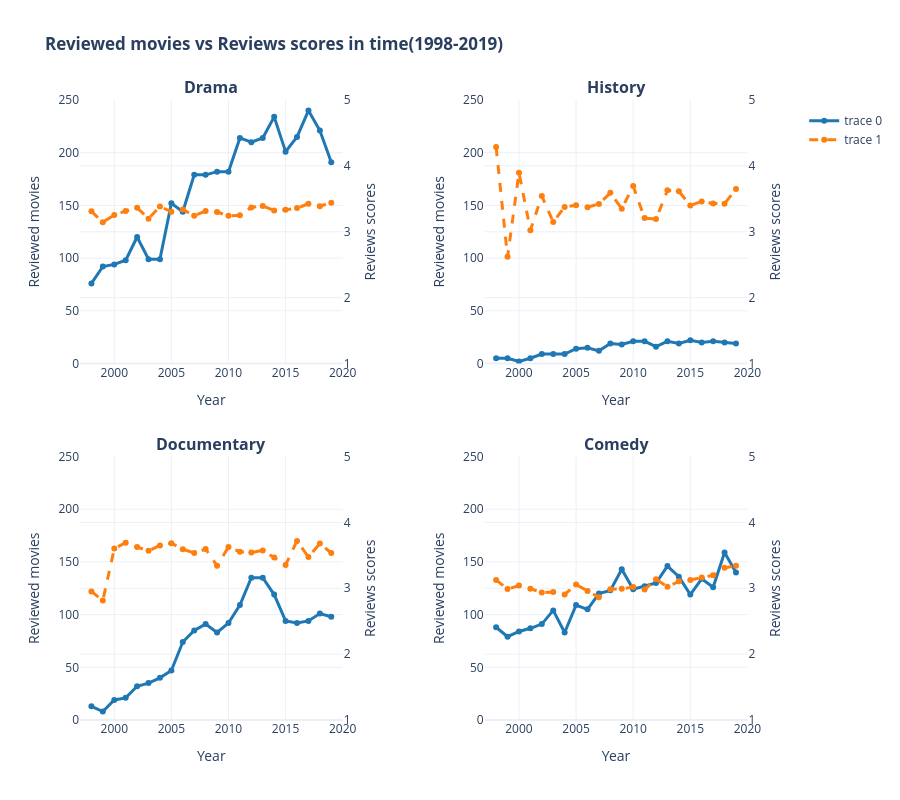

This figure's notebook cell:
### Code cell
fig3 = make_subplots(
    rows=2, cols=2,
    subplot_titles=['<b>Drama</b>', '<b>History</b>', '<b>Documentary</b>', '<b>Comedy</b>'],
    vertical_spacing=0.15,
    horizontal_spacing=0.2,
    specs=[[{"secondary_y": True}, {"secondary_y": True}],
           [{"secondary_y": True}, {"secondary_y": True}]]
)

# Hover
for idx, genre in enumerate(genres):
    row, col = (idx // 2) + 1, (idx % 2) + 1

    # Using avg_rating_for_genre
    genre_data = avg_rating_for_genre[avg_rating_for_genre['genre'] == genre]

    # Reviewed movies hover
    fig3.add_trace(
        go.Scatter(
            x=genre_data['year_int'],
            y=genre_data['num_films_reviewed'],
            mode='lines+markers',
            line=dict(color='#1f77b4', width=3),
            marker=dict(size=6),
            showlegend=(idx == 0),
            hovertemplate=f'<b>{genre} %{{x}}</b><br>Movies: %{{y:,}}<extra></extra>'
        ),
        row=row, col=col, secondary_y=False
    )

    # Reviews scores
    fig3.add_trace(
        go.Scatter(
            x=genre_data['year_int'],
            y=genre_data['avg_rating'],
            mode='lines+markers',
            line=dict(color='#ff7f0e', width=3, dash='dash'),
            marker=dict(size=6),
            showlegend=(idx == 0),
            hovertemplate=f'<b>{genre} %{{x}}</b><br>Reviews scores: %{{y:.2f}}<extra></extra>'
        ),
        row=row, col=col, secondary_y=True
    )

fig3.update_layout(
    title=f'<b>Reviewed movies vs Reviews scores in time({first_year}-2019)</b>',
    height=800,
    hovermode="x unified",
    template='plotly_white',
    legend=dict(yanchor="top", y=0.99, xanchor="left", x=1.02)
)

# Axes
for row in [1, 2]:
    for col in [1, 2]:
        # Left: reviewed movies
        fig3.update_yaxes(
            title_text="Reviewed movies",
            secondary_y=False,
            row=row, col=col,
            range=[0, 250]
        )

        # Right: reviews scores
        fig3.update_yaxes(
            title_text="Reviews scores",
            secondary_y=True,
            row=row, col=col,
            range=[1, 5]
        )

        # Asse X
        fig3.update_xaxes(
            title_text="Year",
            row=row, col=col,
            range=[first_year-1, 2020]
        )

fig3.show()

### Figure 1 — Plotly figure (JSON) as saved in the notebook; plotly's stock layout.template omitted (floating-point values rounded to 4 significant figures)
{"data": [{"hovertemplate": "<b>Drama %{x}</b><br>Movies: %{y:,}<extra></extra>", "line": {"color": "#1f77b4", "width": 3}, "marker": {"size": 6}, "mode": "lines+markers", "showlegend": true, "x": [1998, 1999, 2000, 2001, 2002, 2003, 2004, 2005, 2006, 2007, 2008, 2009, 2010, 2011, 2012, 2013, 2014, 2015, 2016, 2017, 2018, 2019], "y": [76, 92, 94, 98, 120, 99, 99, 152, 144, 179, 179, 182, 182, 214, 210, 214, 234, 201, 215, 240, 221, 191], "type": "scatter", "xaxis": "x", "yaxis": "y"}, {"hovertemplate": "<b>Drama %{x}</b><br>Reviews scores: %{y:.2f}<extra></extra>", "line": {"color": "#ff7f0e", "dash": "dash", "width": 3}, "marker": {"size": 6}, "mode": "lines+markers", "showlegend": true, "x": [1998, 1999, 2000, 2001, 2002, 2003, 2004, 2005, 2006, 2007, 2008, 2009, 2010, 2011, 2012, 2013, 2014, 2015, 2016, 2017, 2018, 2019], "y": [3.31, 3.144, 3.253, 3.316, 3.364, 3.198, 3.383, 3.304, 3.338, 3.244, 3.315, 3.299, 3.242, 3.252, 3.369, 3.391, 3.323, 3.334, 3.359, 3.425, 3.389, 3.442], "type": "scatter", "xaxis": "x", "yaxis": "y2"}, {"hovertemplate": "<b>History %{x}</b><br>Movies: %{y:,}<extra></extra>", "line": {"color": "#1f77b4", "width": 3}, "marker": {"size": 6}, "mode": "lines+markers", "showlegend": false, "x": [1998, 1999, 2000, 2001, 2002, 2003, 2004, 2005, 2006, 2007, 2008, 2009, 2010, 2011, 2012, 2013, 2014, 2015, 2016, 2017, 2018, 2019], "y": [5, 5, 2, 5, 9, 9, 9, 14, 15, 12, 19, 18, 21, 21, 16, 21, 19, 22, 20, 21, 20, 19], "type": "scatter", "xaxis": "x2", "yaxis": "y3"}, {"hovertemplate": "<b>History %{x}</b><br>Reviews scores: %{y:.2f}<extra></extra>", "line": {"color": "#ff7f0e", "dash": "dash", "width": 3}, "marker": {"size": 6}, "mode": "lines+markers", "showlegend": false, "x": [1998, 1999, 2000, 2001, 2002, 2003, 2004, 2005, 2006, 2007, 2008, 2009, 2010, 2011, 2012, 2013, 2014, 2015, 2016, 2017, 2018, 2019], "y": [4.285, 2.619, 3.896, 3.024, 3.541, 3.147, 3.377, 3.403, 3.374, 3.422, 3.59, 3.349, 3.693, 3.207, 3.193, 3.629, 3.615, 3.399, 3.46, 3.429, 3.427, 3.649], "type": "scatter", "xaxis": "x2", "yaxis": "y4"}, {"hovertemplate": "<b>Documentary %{x}</b><br>Movies: %{y:,}<extra></extra>", "line": {"color": "#1f77b4", "width": 3}, "marker": {"size": 6}, "mode": "lines+markers", "showlegend": false, "x": [1998, 1999, 2000, 2001, 2002, 2003, 2004, 2005, 2006, 2007, 2008, 2009, 2010, 2011, 2012, 2013, 2014, 2015, 2016, 2017, 2018, 2019], "y": [13, 8, 19, 21, 32, 35, 40, 47, 74, 85, 91, 83, 92, 109, 135, 135, 119, 94, 92, 94, 101, 98], "type": "scatter", "xaxis": "x3", "yaxis": "y5"}, {"hovertemplate": "<b>Documentary %{x}</b><br>Reviews scores: %{y:.2f}<extra></extra>", "line": {"color": "#ff7f0e", "dash": "dash", "width": 3}, "marker": {"size": 6}, "mode": "lines+markers", "showlegend": false, "x": [1998, 1999, 2000, 2001, 2002, 2003, 2004, 2005, 2006, 2007, 2008, 2009, 2010, 2011, 2012, 2013, 2014, 2015, 2016, 2017, 2018, 2019], "y": [2.951, 2.813, 3.602, 3.692, 3.624, 3.567, 3.651, 3.684, 3.594, 3.535, 3.594, 3.34, 3.626, 3.554, 3.543, 3.575, 3.466, 3.353, 3.719, 3.474, 3.679, 3.535], "type": "scatter", "xaxis": "x3", "yaxis": "y6"}, {"hovertemplate": "<b>Comedy %{x}</b><br>Movies: %{y:,}<extra></extra>", "line": {"color": "#1f77b4", "width": 3}, "marker": {"size": 6}, "mode": "lines+markers", "showlegend": false, "x": [1998, 1999, 2000, 2001, 2002, 2003, 2004, 2005, 2006, 2007, 2008, 2009, 2010, 2011, 2012, 2013, 2014, 2015, 2016, 2017, 2018, 2019], "y": [88, 79, 84, 87, 91, 104, 83, 109, 105, 120, 123, 143, 124, 127, 130, 146, 136, 119, 134, 126, 159, 140], "type": "scatter", "xaxis": "x4", "yaxis": "y7"}, {"hovertemplate": "<b>Comedy %{x}</b><br>Reviews scores: %{y:.2f}<extra></extra>", "line": {"color": "#ff7f0e", "dash": "dash", "width": 3}, "marker": {"size": 6}, "mode": "lines+markers", "showlegend": false, "x": [1998, 1999, 2000, 2001, 2002, 2003, 2004, 2005, 2006, 2007, 2008, 2009, 2010, 2011, 2012, 2013, 2014, 2015, 2016, 2017, 2018, 2019], "y": [3.126, 2.988, 3.041, 2.994, 2.935, 2.943, 2.907, 3.055, 2.96, 2.865, 2.984, 2.992, 3.017, 2.98, 3.137, 3.023, 3.105, 3.125, 3.163, 3.197, 3.31, 3.34], "type": "scatter", "xaxis": "x4", "yaxis": "y8"}], "layout": {"xaxis": {"anchor": "y", "domain": [0.0, 0.37], "title": {"text": "Year"}, "range": [1997, 2020]}, "yaxis": {"anchor": "x", "domain": [0.575, 1.0], "title": {"text": "Reviewed movies"}, "range": [0, 250]}, "yaxis2": {"anchor": "x", "overlaying": "y", "side": "right", "title": {"text": "Reviews scores"}, "range": [1, 5]}, "xaxis2": {"anchor": "y3", "domain": [0.57, 0.94], "title": {"text": "Year"}, "range": [1997, 2020]}, "yaxis3": {"anchor": "x2", "domain": [0.575, 1.0], "title": {"text": "Reviewed movies"}, "range": [0, 250]}, "yaxis4": {"anchor": "x2", "overlaying": "y3", "side": "right", "title": {"text": "Reviews scores"}, "range": [1, 5]}, "xaxis3": {"anchor": "y5", "domain": [0.0, 0.37], "title": {"text": "Year"}, "range": [1997, 2020]}, "yaxis5": {"anchor": "x3", "domain": [0.0, 0.425], "title": {"text": "Reviewed movies"}, "range": [0, 250]}, "yaxis6": {"anchor": "x3", "overlaying": "y5", "side": "right", "title": {"text": "Reviews scores"}, "range": [1, 5]}, "xaxis4": {"anchor": "y7", "domain": [0.57, 0.94], "title": {"text": "Year"}, "range": [1997, 2020]}, "yaxis7": {"anchor": "x4", "domain": [0.0, 0.425], "title": {"text": "Reviewed movies"}, "range": [0, 250]}, "yaxis8": {"anchor": "x4", "overlaying": "y7", "side": "right", "title": {"text": "Reviews scores"}, "range": [1, 5]}, "annotations": [{"font": {"size": 16}, "showarrow": false, "text": "<b>Drama</b>", "x": 0.185, "xanchor": "center", "xref": "paper", "y": 1.0, "yanchor": "bottom", "yref": "paper"}, {"font": {"size": 16}, "showarrow": false, "text": "<b>History</b>", "x": 0.755, "xanchor": "center", "xref": "paper", "y": 1.0, "yanchor": "bottom", "yref": "paper"}, {"font": {"size": 16}, "showarrow": false, "text": "<b>Documentary</b>", "x": 0.185, "xanchor": "center", "xref": "paper", "y": 0.425, "yanchor": "bottom", "yref": "paper"}, {"font": {"size": 16}, "showarrow": false, "text": "<b>Comedy</b>", "x": 0.755, "xanchor": "center", "xref": "paper", "y": 0.425, "yanchor": "bottom", "yref": "paper"}], "legend": {"yanchor": "top", "y": 0.99, "xanchor": "left", "x": 1.02}, "title": {"text": "<b>Reviewed movies vs Reviews scores in time(1998-2019)</b>"}, "height": 800, "hovermode": "x unified"}}
